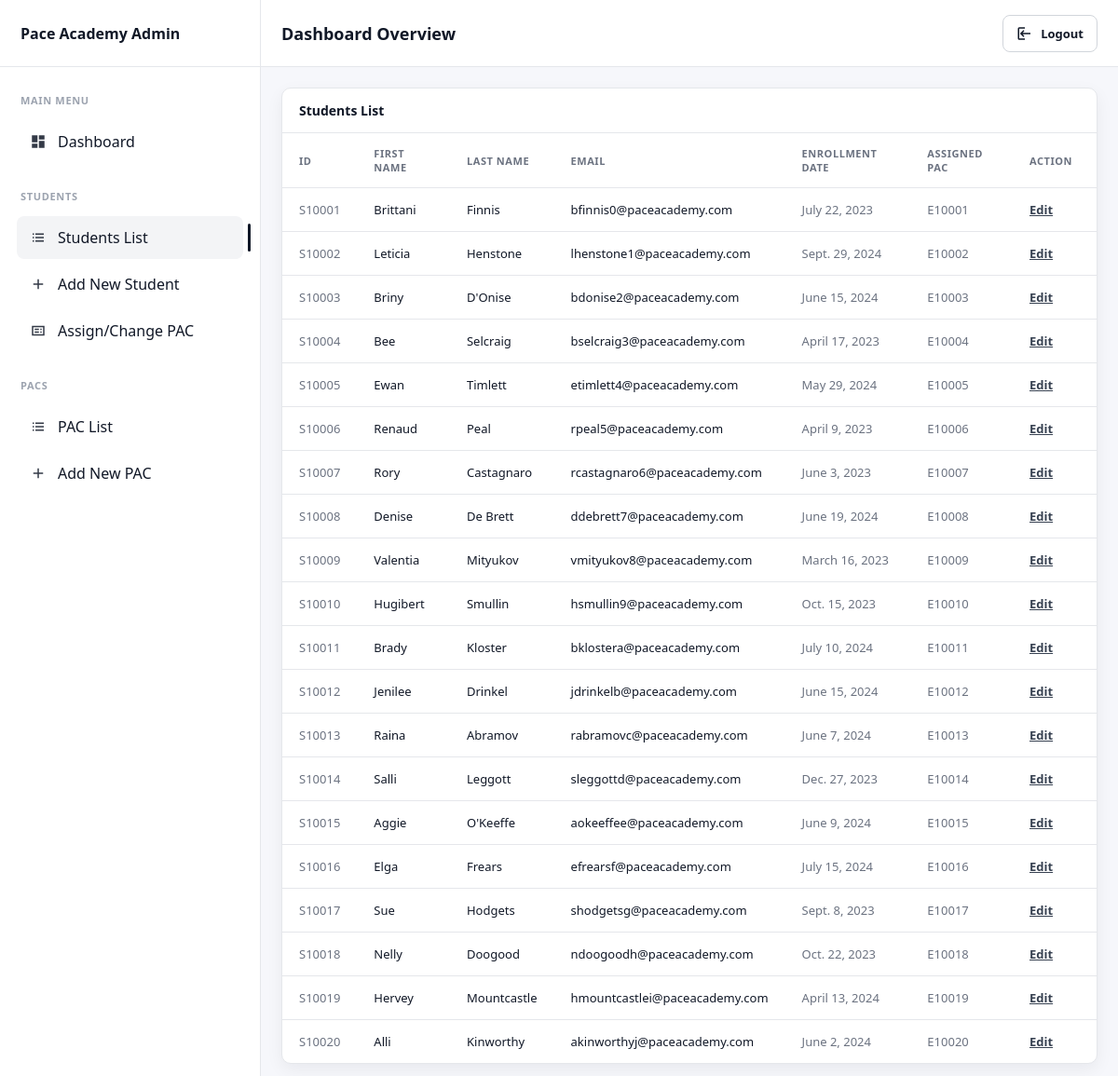
The page /student_list/ on the database its author committed.
### pacapp/models.py (models this page shows, shortened)
class Students(models.Model):
    student_id = models.IntegerField()
    first_name = models.CharField(max_length=100)
    last_name = models.CharField(max_length=100)
    email = models.EmailField()
    enrollment_date = models.DateField()
    assigned_pac = models.ForeignKey(Pacs, on_delete=models.CASCADE, related_name='students', null=True, blank=True)

class Pacs(models.Model):
    pac_id = models.IntegerField(primary_key=True)
    first_name = models.CharField(max_length=100)
    last_name = models.CharField(max_length=100)
    email = models.EmailField()

### pacapp/views.py (the view)
# urls.py: path("student_list/", views.student_list_view, name="student_list"),
def student_list_view(request):
    student=Students.objects.all()
    context={
        'students':student,
        'active_page': 'student_list',
    }
    return render(request, "pacapp/student_list.html", context)

### pacapp/templates/pacapp/student_list.html (shortened to what this page needs)
{% extends "pacapp/dashboard_base.html" %}
{% load static %}
{% block page_title %}Dashboard Overview{% endblock %}
{% block extra_css %}
<link rel="stylesheet" href="{% static 'pacapp/student_list.css' %}">
{% endblock %}
{% block content %}
<section class="card">
  <div class="card-header">
    <h2 class="card-title">Students List</h2>
  </div>
  <div class="card-body">
    <table class="table table-students">
      <thead>
        <tr>
          <th>ID</th>
          <th>FIRST NAME</th>
          <th>LAST NAME</th>
          <th>EMAIL</th>
          <th>ENROLLMENT DATE</th>
          <th>ASSIGNED PAC</th>
          <th>ACTION</th>
        </tr>
      </thead>
      <tbody>
        {% for student in students %}
        <tr>
          <td class="muted">S{{student.student_id}}</td>
          <td>{{student.first_name}}</td>
          <td>{{student.last_name}}</td>
          <td>{{student.email}}</td>
          <td class="muted">{{student.enrollment_date}}</td>
          <td class="muted">E{{student.assigned_pac.pac_id|default:"N/A"}}</td>
          <td><a class="action-link" href="{% url 'student_edit' pk=student.id %}">Edit</a></td>
        </tr>
        {% endfor %}
      </tbody>
    </table>
  </div>
</section>
{% endblock %}

### pacapp/static/pacapp/home.css (style rules this page uses)
:root { --bg: #f6f7fb; --card: #ffffff; --text: #111827; --muted: #6b7280; --border: #e5e7eb; --sidebar-bg: #ffffff; --active-bg: #f3f4f6; --shadow: 0 6px 18px rgba(17, 24, 39, 0.06); }
* { box-sizing: border-box; }
body { margin: 0; font-family: system-ui, -apple-system, Segoe UI, Roboto, Arial, sans-serif; color: var(--text); background: var(--bg); }
.card { background: var(--card); border: 1px solid var(--border); border-radius: 10px; box-shadow: var(--shadow); overflow: hidden; }
.card-header { padding: 14px 18px; border-bottom: 1px solid var(--border); }
.card-title { margin: 0; font-size: 14px; font-weight: 700; }
.card-body { padding: 0; }
.table { width: 100%; border-collapse: collapse; }
.table thead th { text-align: left; font-size: 11px; letter-spacing: 0.05em; color: #6b7280; padding: 14px 18px; font-weight: 800; border-bottom: 1px solid var(--border); }
.table tbody td { padding: 14px 18px; border-bottom: 1px solid var(--border); font-size: 13px; }
.table tbody tr:last-child td { border-bottom: none; }
.muted { color: var(--muted); }

### pacapp/static/pacapp/student_list.css (style rules this page uses)
.table-students th:last-child, .table-students td:last-child { width: 90px; }
.action-link { color: #374151; text-decoration: underline; font-weight: 600; font-size: 13px; }

### rows shown on the page
Students: student_id "10001", first_name "Brittani", last_name "Finnis", email "bfinnis0@paceacademy.com", enrollment_date "July 22, 2023", assigned_pac.pac_id "10001"
Students: student_id "10002", first_name "Leticia", last_name "Henstone", email "lhenstone1@paceacademy.com", enrollment_date "Sept. 29, 2024", assigned_pac.pac_id "10002"
Students: student_id "10003", first_name "Briny", last_name "D'Onise", email "bdonise2@paceacademy.com", enrollment_date "June 15, 2024", assigned_pac.pac_id "10003"
Students: student_id "10004", first_name "Bee", last_name "Selcraig", email "bselcraig3@paceacademy.com", enrollment_date "April 17, 2023", assigned_pac.pac_id "10004"
Students: student_id "10005", first_name "Ewan", last_name "Timlett", email "etimlett4@paceacademy.com", enrollment_date "May 29, 2024", assigned_pac.pac_id "10005"
Students: student_id "10006", first_name "Renaud", last_name "Peal", email "rpeal5@paceacademy.com", enrollment_date "April 9, 2023", assigned_pac.pac_id "10006"
Students: student_id "10007", first_name "Rory", last_name "Castagnaro", email "rcastagnaro6@paceacademy.com", enrollment_date "June 3, 2023", assigned_pac.pac_id "10007"
Students: student_id "10008", first_name "Denise", last_name "De Brett", email "ddebrett7@paceacademy.com", enrollment_date "June 19, 2024", assigned_pac.pac_id "10008"
Students: student_id "10009", first_name "Valentia", last_name "Mityukov", email "vmityukov8@paceacademy.com", enrollment_date "March 16, 2023", assigned_pac.pac_id "10009"
Students: student_id "10010", first_name "Hugibert", last_name "Smullin", email "hsmullin9@paceacademy.com", enrollment_date "Oct. 15, 2023", assigned_pac.pac_id "10010"
Students: student_id "10011", first_name "Brady", last_name "Kloster", email "bklostera@paceacademy.com", enrollment_date "July 10, 2024", assigned_pac.pac_id "10011"
Students: student_id "10012", first_name "Jenilee", last_name "Drinkel", email "jdrinkelb@paceacademy.com", enrollment_date "June 15, 2024", assigned_pac.pac_id "10012"
Students: student_id "10013", first_name "Raina", last_name "Abramov", email "rabramovc@paceacademy.com", enrollment_date "June 7, 2024", assigned_pac.pac_id "10013"
Students: student_id "10014", first_name "Salli", last_name "Leggott", email "sleggottd@paceacademy.com", enrollment_date "Dec. 27, 2023", assigned_pac.pac_id "10014"
Students: student_id "10015", first_name "Aggie", last_name "O'Keeffe", email "aokeeffee@paceacademy.com", enrollment_date "June 9, 2024", assigned_pac.pac_id "10015"
Students: student_id "10016", first_name "Elga", last_name "Frears", email "efrearsf@paceacademy.com", enrollment_date "July 15, 2024", assigned_pac.pac_id "10016"
Students: student_id "10017", first_name "Sue", last_name "Hodgets", email "shodgetsg@paceacademy.com", enrollment_date "Sept. 8, 2023", assigned_pac.pac_id "10017"
Students: student_id "10018", first_name "Nelly", last_name "Doogood", email "ndoogoodh@paceacademy.com", enrollment_date "Oct. 22, 2023", assigned_pac.pac_id "10018"
Students: student_id "10019", first_name "Hervey", last_name "Mountcastle", email "hmountcastlei@paceacademy.com", enrollment_date "April 13, 2024", assigned_pac.pac_id "10019"
Students: student_id "10020", first_name "Alli", last_name "Kinworthy", email "akinworthyj@paceacademy.com", enrollment_date "June 2, 2024", assigned_pac.pac_id "10020"
